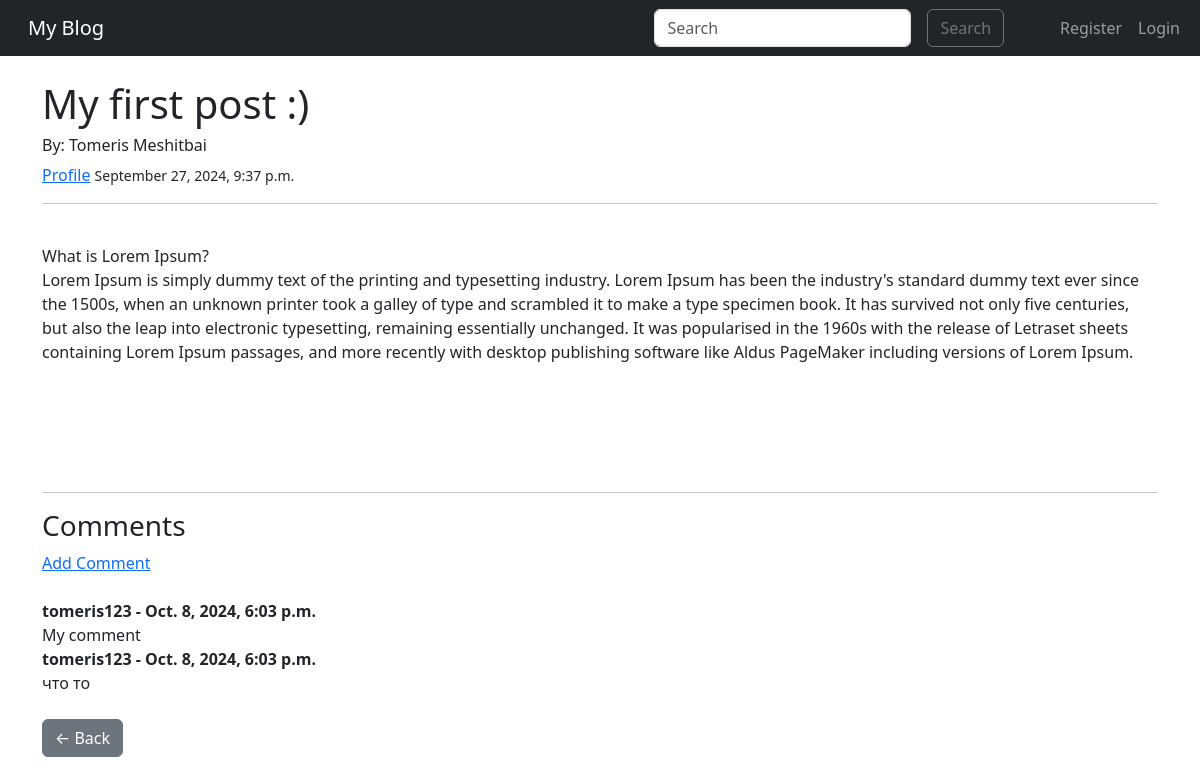
/post/1, run on the app's committed database.
### blog/models.py (models this page shows, shortened)
class Post(models.Model):
    title = models.CharField(max_length=255)
    content = models.TextField()
    author = models.ForeignKey(User,on_delete=models.CASCADE)
    created_at = models.DateTimeField(auto_now_add=True)

class Comment(models.Model):
    content = models.TextField()
    created_at = models.DateTimeField(auto_now_add=True)
    post = models.ForeignKey(Post, related_name='comments', on_delete=models.CASCADE)
    author = models.ForeignKey(User, on_delete=models.CASCADE)

### blog/views.py (the view)
# urls.py: path('post/<int:pk>', PostDetail.as_view(), name = "post-detail"),
class PostDetail(DetailView):
    model = Post
    template_name = 'post_detail.html'

### blog/templates/post_detail.html (shortened to what this page needs)
{% extends "base.html" %}
{% block content %}
<h1>{{ post.title }}</h1>
<h6>By: {{ post.author.first_name }} {{ post.author.last_name }}</h6>
<a href="{% url 'profile' post.author.id %}">Profile</a>
<small>{{ post.created_at|date:"F j, Y, g:i a" }}</small>
<hr>
<br/>
<div>
    {{ post.content|linebreaks }}
</div>
<br/><br/>
<br/><br/>
<hr>
<h3> Comments </h3>
{% if not post.comments.all %}
      No comment yet.. <a href="{% url 'add_comment' post.pk %}"> Add Comment </a>
{% else %}
      <a href="{% url 'add_comment' post.pk %}"> Add Comment </a>
      <br/>
      {% for comment in post.comments.all %}
              <br/>
              <strong>{{ comment.author }} - {{comment.created_at}}    </strong>
              <br/>
              {{comment.content}}
      {%endfor%}
{% endif %}
<br/><br/>
<a href="{% url 'home' %}" class="btn btn-secondary">← Back</a>
{% endblock %}

### data on the page
Post: title "My first post :)", author.first_name "Tomeris", author.last_name "Meshitbai", created_at "September 27, 2024, 9:37 p.m.", content "What is Lorem Ipsum? Lorem Ipsum is simply dummy text of the printing and typesetting industry. Lorem Ipsum has been the industry's standard dummy text ever since the 1500s, when an unknown printer took a galley of type and scrambled it to make a type specimen book. It has survived not only five centuries, but also the leap into electronic typesetting, remaining essentially unchanged. It was popularised in the 1960s with the release of Letraset sheets containing Lorem Ipsum passages, and more recently with desktop publishing software like Aldus PageMaker including versions of Lorem Ipsum."
Comment: author "tomeris123", created_at "Oct. 8, 2024, 6:03 p.m.", content "My comment"
Comment: author "tomeris123", created_at "Oct. 8, 2024, 6:03 p.m.", content "что то"
